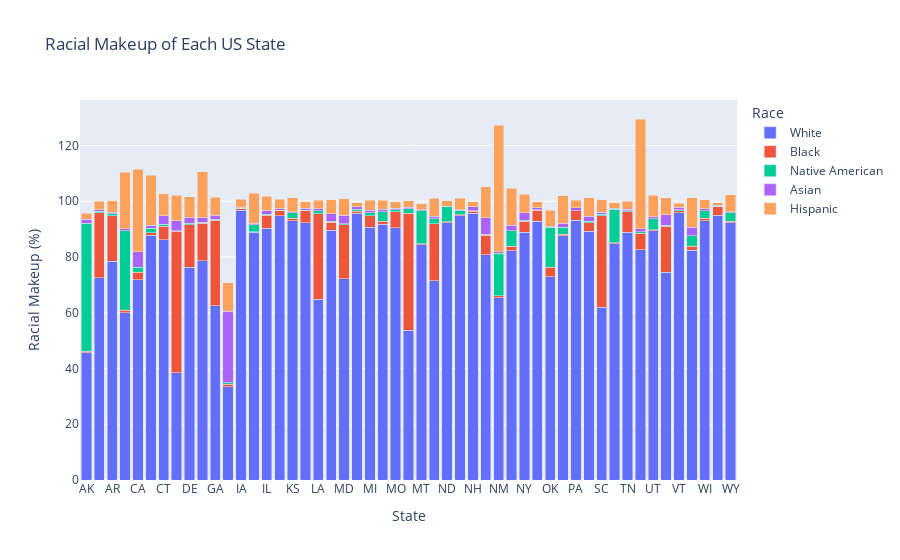

The code cell stored with this chart in its notebook:
### Code cell
fig = px.bar(racial_makeup,
    x="Geographic area",
    y=['White', 'Black', 'Native American', 'Asian', 'Hispanic'],
    title="Racial Makeup of Each US State",
    labels={"value": "Racial Makeup (%)", 'variable': 'Race', 'Geographic area': 'State'},
    barmode="stack",
)
fig.update_xaxes(tickangle=0)

fig.show()

### Figure 1 — Plotly figure (JSON) as saved in the notebook; plotly's stock layout.template omitted (floating-point values rounded to 4 significant figures)
{"data": [{"alignmentgroup": "True", "hovertemplate": "Race=White<br>State=%{x}<br>Racial Makeup (%)=%{y}<extra></extra>", "legendgroup": "White", "marker": {"color": "#636efa", "pattern": {"shape": ""}}, "name": "White", "offsetgroup": "White", "orientation": "v", "showlegend": true, "textposition": "auto", "type": "bar", "x": ["AK", "AL", "AR", "AZ", "CA", "CO", "CT", "DC", "DE", "FL", "GA", "HI", "IA", "ID", "IL", "IN", "KS", "KY", "LA", "MA", "MD", "ME", "MI", "MN", "MO", "MS", "MT", "NC", "ND", "NE", "NH", "NJ", "NM", "NV", "NY", "OH", "OK", "OR", "PA", "RI", "SC", "SD", "TN", "TX", "UT", "VA", "VT", "WA", "WI", "WV", "WY"], "xaxis": "x", "y": [45.65, 72.51, 78.45, 59.93, 71.87, 87.77, 86.11, 38.5, 76.25, 78.67, 62.59, 33.37, 96.71, 88.82, 90.36, 94.82, 92.96, 92.23, 64.81, 89.67, 72.12, 95.69, 90.67, 91.8, 90.44, 53.8, 84.48, 71.52, 92.29, 94.72, 95.68, 80.89, 65.42, 82.33, 88.88, 92.8, 72.93, 87.63, 93.25, 89.23, 61.98, 84.82, 88.95, 82.59, 89.44, 74.6, 95.87, 82.38, 92.96, 95.04, 92.37], "yaxis": "y"}, {"alignmentgroup": "True", "hovertemplate": "Race=Black<br>State=%{x}<br>Racial Makeup (%)=%{y}<extra></extra>", "legendgroup": "Black", "marker": {"color": "#EF553B", "pattern": {"shape": ""}}, "name": "Black", "offsetgroup": "Black", "orientation": "v", "showlegend": true, "textposition": "auto", "type": "bar", "x": ["AK", "AL", "AR", "AZ", "CA", "CO", "CT", "DC", "DE", "FL", "GA", "HI", "IA", "ID", "IL", "IN", "KS", "KY", "LA", "MA", "MD", "ME", "MI", "MN", "MO", "MS", "MT", "NC", "ND", "NE", "NH", "NJ", "NM", "NV", "NY", "OH", "OK", "OR", "PA", "RI", "SC", "SD", "TN", "TX", "UT", "VA", "VT", "WA", "WI", "WV", "WY"], "xaxis": "x", "y": [0.5673, 23.32, 16.3, 0.9545, 2.692, 0.9177, 4.992, 50.7, 15.39, 13.37, 30.63, 1.071, 0.5635, 0.2952, 4.704, 1.688, 0.9605, 4.421, 30.78, 2.802, 19.46, 0.8198, 4.124, 1.001, 5.879, 41.83, 0.2266, 20.4, 0.3574, 0.4205, 0.7156, 6.975, 0.667, 1.567, 4.008, 3.96, 3.376, 0.5295, 3.27, 2.988, 32.83, 0.29, 7.303, 5.88, 0.385, 16.51, 0.7706, 1.427, 0.9373, 2.915, 0.3995], "yaxis": "y"}, {"alignmentgroup": "True", "hovertemplate": "Race=Native American<br>State=%{x}<br>Racial Makeup (%)=%{y}<extra></extra>", "legendgroup": "Native American", "marker": {"color": "#00cc96", "pattern": {"shape": ""}}, "name": "Native American", "offsetgroup": "Native American", "orientation": "v", "showlegend": true, "textposition": "auto", "type": "bar", "x": ["AK", "AL", "AR", "AZ", "CA", "CO", "CT", "DC", "DE", "FL", "GA", "HI", "IA", "ID", "IL", "IN", "KS", "KY", "LA", "MA", "MD", "ME", "MI", "MN", "MO", "MS", "MT", "NC", "ND", "NE", "NH", "NJ", "NM", "NV", "NY", "OH", "OK", "OR", "PA", "RI", "SC", "SD", "TN", "TX", "UT", "VA", "VT", "WA", "WI", "WV", "WY"], "xaxis": "x", "y": [45.86, 0.6593, 0.7599, 28.59, 1.723, 1.625, 0.6566, 0.3, 0.5237, 0.4554, 0.3003, 0.3881, 0.2714, 2.525, 0.2618, 0.2758, 1.873, 0.2101, 0.9573, 0.2663, 0.3409, 0.545, 1.077, 3.363, 0.5443, 1.615, 11.87, 1.788, 5.33, 1.56, 0.2875, 0.2571, 15.34, 5.577, 0.3613, 0.215, 14.38, 2.589, 0.1616, 0.6706, 0.4628, 12.03, 0.3166, 0.6589, 3.87, 0.3423, 0.3697, 3.75, 2.62, 0.2002, 3.095], "yaxis": "y"}, {"alignmentgroup": "True", "hovertemplate": "Race=Asian<br>State=%{x}<br>Racial Makeup (%)=%{y}<extra></extra>", "legendgroup": "Asian", "marker": {"color": "#ab63fa", "pattern": {"shape": ""}}, "name": "Asian", "offsetgroup": "Asian", "orientation": "v", "showlegend": true, "textposition": "auto", "type": "bar", "x": ["AK", "AL", "AR", "AZ", "CA", "CO", "CT", "DC", "DE", "FL", "GA", "HI", "IA", "ID", "IL", "IN", "KS", "KY", "LA", "MA", "MD", "ME", "MI", "MN", "MO", "MS", "MT", "NC", "ND", "NE", "NH", "NJ", "NM", "NV", "NY", "OH", "OK", "OR", "PA", "RI", "SC", "SD", "TN", "TX", "UT", "VA", "VT", "WA", "WI", "WV", "WY"], "xaxis": "x", "y": [1.388, 0.4798, 0.4771, 0.7266, 5.568, 1.155, 2.99, 3.5, 2, 1.617, 1.492, 25.65, 0.4008, 0.4877, 1.337, 0.5868, 0.4264, 0.711, 0.7865, 2.853, 2.98, 1.032, 0.9542, 1.026, 0.5499, 0.5461, 0.3189, 0.9263, 0.2935, 0.2919, 1.343, 5.945, 0.4939, 2.007, 2.719, 0.7515, 0.4265, 1.382, 0.989, 1.688, 0.74, 0.3179, 0.6373, 1.015, 0.7709, 3.669, 0.9101, 3.075, 0.7908, 0.3411, 0.3896], "yaxis": "y"}, {"alignmentgroup": "True", "hovertemplate": "Race=Hispanic<br>State=%{x}<br>Racial Makeup (%)=%{y}<extra></extra>", "legendgroup": "Hispanic", "marker": {"color": "#FFA15A", "pattern": {"shape": ""}}, "name": "Hispanic", "offsetgroup": "Hispanic", "orientation": "v", "showlegend": true, "textposition": "auto", "type": "bar", "x": ["AK", "AL", "AR", "AZ", "CA", "CO", "CT", "DC", "DE", "FL", "GA", "HI", "IA", "ID", "IL", "IN", "KS", "KY", "LA", "MA", "MD", "ME", "MI", "MN", "MO", "MS", "MT", "NC", "ND", "NE", "NH", "NJ", "NM", "NV", "NY", "OH", "OK", "OR", "PA", "RI", "SC", "SD", "TN", "TX", "UT", "VA", "VT", "WA", "WI", "WV", "WY"], "xaxis": "x", "y": [2.149, 2.98, 4.273, 20.14, 29.65, 17.9, 7.976, 9.1, 7.417, 16.53, 6.415, 10.36, 2.819, 10.7, 5.171, 3.318, 5.072, 2.226, 2.977, 4.946, 5.931, 1.313, 3.535, 3.154, 2.365, 2.322, 2.192, 6.413, 1.823, 4.07, 1.745, 11.12, 45.43, 13.17, 6.629, 2.13, 5.696, 9.777, 2.733, 6.668, 4.475, 2.037, 2.856, 39.36, 7.663, 6.153, 1.38, 10.61, 3.323, 0.9042, 6.018], "yaxis": "y"}], "layout": {"barmode": "stack", "legend": {"title": {"text": "Race"}, "tracegroupgap": 0}, "title": {"text": "Racial Makeup of Each US State"}, "xaxis": {"anchor": "y", "domain": [0, 1], "tickangle": 0, "title": {"text": "State"}}, "yaxis": {"anchor": "x", "domain": [0, 1], "title": {"text": "Racial Makeup (%)"}}}}
